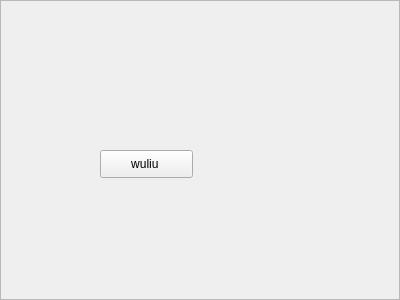
<?xml version="1.0" encoding="UTF-8"?>
<ui version="4.0">
 <class>MateialFlowFrame</class>
 <widget class="QFrame" name="MateialFlowFrame">
  <property name="geometry">
   <rect>
    <x>0</x>
    <y>0</y>
    <width>400</width>
    <height>300</height>
   </rect>
  </property>
  <property name="windowTitle">
   <string>Frame</string>
  </property>
  <property name="frameShape">
   <enum>QFrame::StyledPanel</enum>
  </property>
  <property name="frameShadow">
   <enum>QFrame::Raised</enum>
  </property>
  <widget class="QPushButton" name="pushButton">
   <property name="geometry">
    <rect>
     <x>100</x>
     <y>150</y>
     <width>93</width>
     <height>28</height>
    </rect>
   </property>
   <property name="text">
    <string>wuliu </string>
   </property>
  </widget>
 </widget>
 <resources/>
 <connections/>
</ui>
